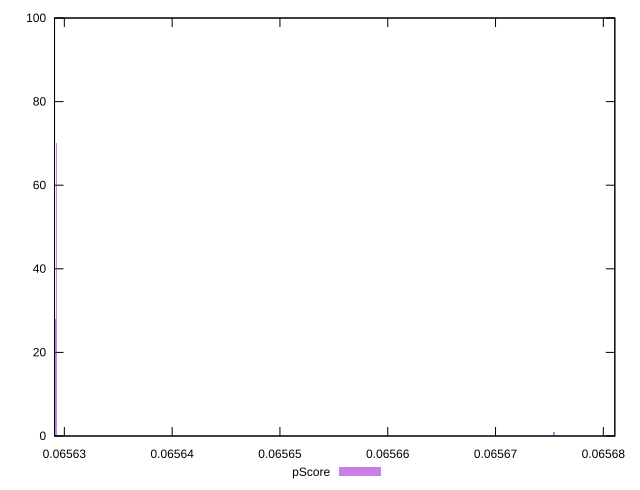

Source code (gnuplot):
reset

$pScore <<EOF
0.06568105421312365 1
0.06567544198277527 1
0.06562926134448005 70
0.06562910099504153 28
EOF

set key outside below
set boxwidth 1.6034943852505212e-7
set xrange [0.06562909015552887:0.06568106605013357]
set yrange [0:100]
set trange [0:100]
set style fill transparent solid 0.5 noborder
set terminal svg size 640, 490 enhanced background rgb 'white'
set output "report_00017_2021-02-10T15-08-03.406Z/uses-long-cache-ttl/samples/pages+cached+noadtech/pScore/histogram.svg"

plot $pScore title "pScore" with boxes

reset
